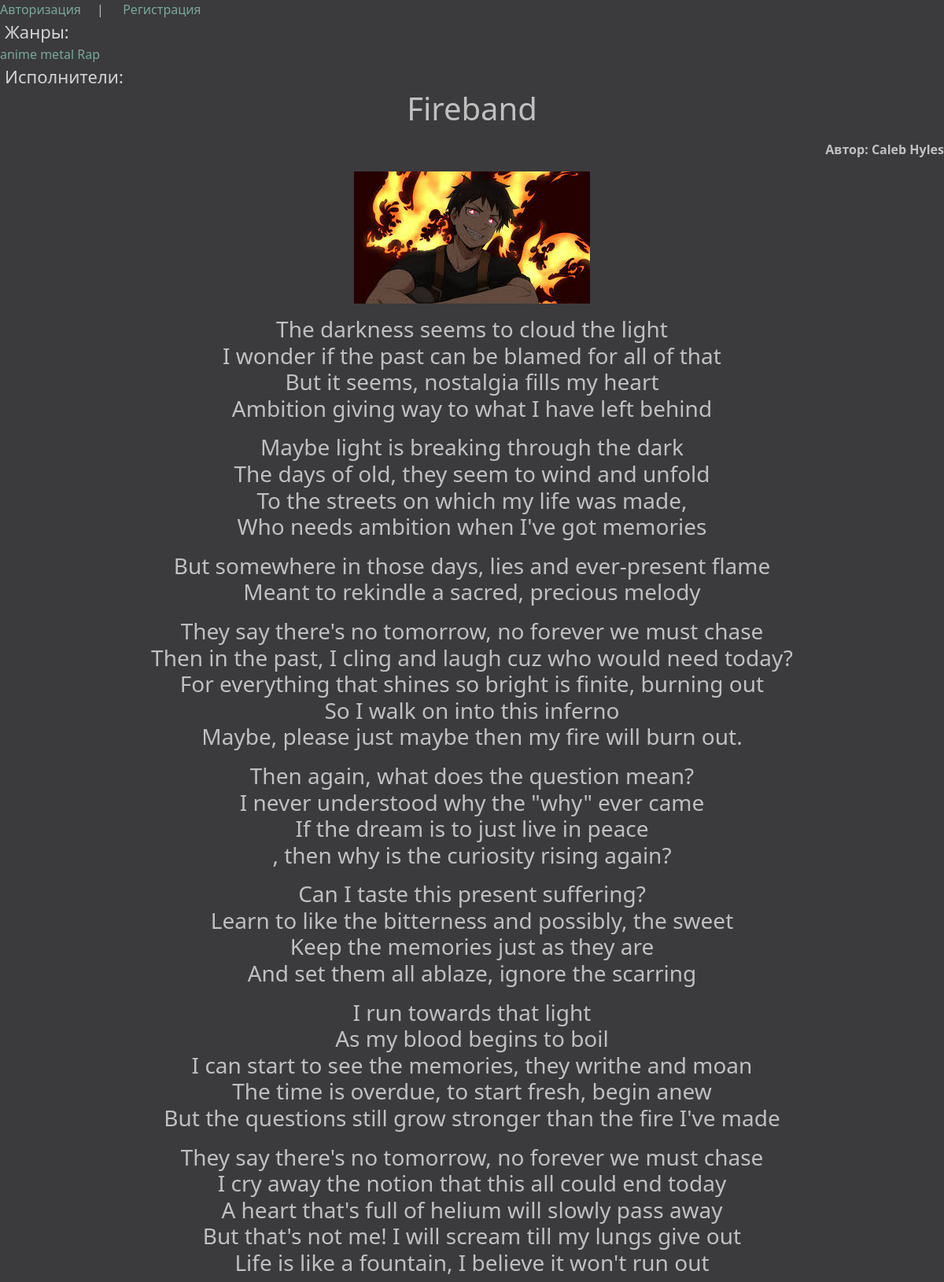
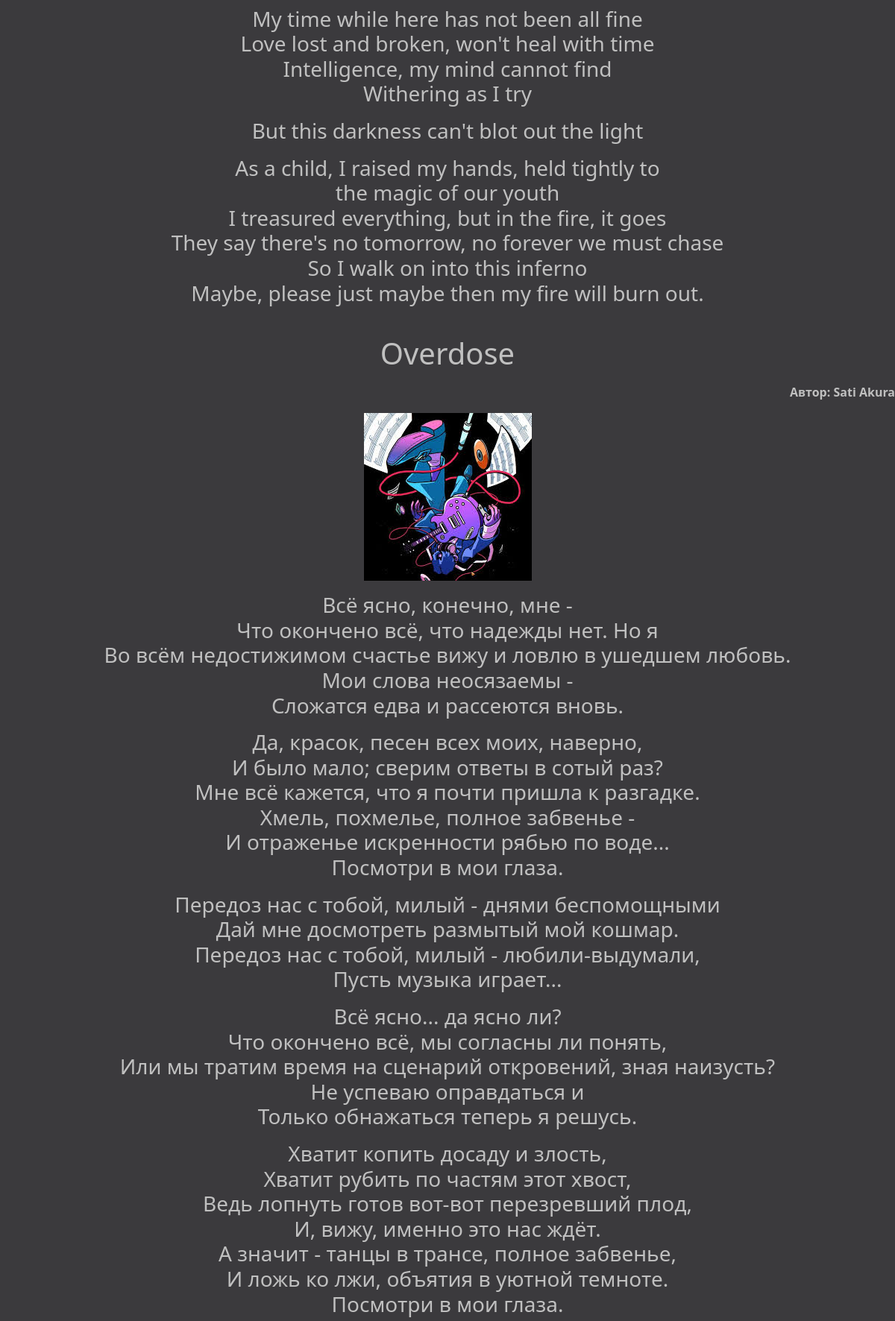
The app's page /songs/authors/ (upper part) with its own data (2 pictures, top to bottom).
### funfacts/models.py (models this page shows, shortened)
class Category(models.Model):
	name = models.CharField(max_length = 255, db_index = True)
	slug = models.SlugField(max_length=255, db_index = True, null = True)
	def get_absolute_url(self):
		return reverse('category', kwargs={'cat_slug': self.slug})

class Song(models.Model):
	title = models.CharField(max_length = 255, verbose_name="Название")
	slug = models.SlugField(max_length=255, unique=True, db_index = True, verbose_name = "URL")
	author = models.ForeignKey('Author', on_delete = models.PROTECT, null = True,verbose_name='Автор')
	content = models.TextField(verbose_name="Содержание")
	Image = models.ImageField(upload_to = 'photos/%Y/%m/%d/', verbose_name="Фото")
	Video = models.FileField(upload_to = 'files/', verbose_name = 'файл', blank = True, null = True)
	cat = models.ManyToManyField(Category, related_name='category')

class Author(models.Model):
	name = models.CharField(max_length = 255)
	slug= models.SlugField(max_length=255,db_index = True, unique = True)
	def __str__(self):
		return self.name

### funfacts/views.py (the view)
# urls.py: path('songs/authors/', views.authorPage, name = "authorsPage"),
def authorPage(request):
	songs = Song.objects.all()
	context={'songs':songs, 'title':'SONGS'}
	return render(request, 'funfacts/songs.html', context=context)

### funfacts/templatetags/funfacts_tags.py (called while the page is built)
@register.inclusion_tag('funfacts/list_authors.html')
def show_authors(sort=None, author_selected=0, category_selected=0):
	if not sort:
		authors = Author.objects.all()
		category = Category.objects.all()
	else:
		authors = Author.objects.order_by(sort)
		category = Category.objects.order_by(sort)
	return {"authors":authors, "author_selected":author_selected, "cats":category, "category_selected":category_selected}

### funfacts/templates/funfacts/songs.html (shortened to what this page needs)
{% extends 'funfacts/base.html'%}
{% load static %}
{%block content%}
{%for s in songs%}
<div align="center" class = "song_block" >
	<div class = "song_content">
<h1><p align="center">{{s.title}}</p></h1>
<b><p id='song_author' align="right">Автор: {{s.author}}</p></b>
{%if s.Image%}
<img src = '{{s.Image.url}}' >
{%endif%}
<h3><p id = 'song_content'> {{s.content|linebreaks}}</p></h3></div></div>
<br>
{%endfor%}
{%endblock%}

### funfacts/templates/funfacts/list_authors.html (shortened to what this page needs)
<nav class="side_text">Жанры:</nav>
{%for cat in cats%}
{%if cat.pk == category_selected%}
<a  id = 'aub' href="{{cat.get_absolute_url}}">{{cat.name}} g</a>
{%elif cat.pk <= category_selected|add:2 and cat.pk >= category_selected|add:-2 %}
<a href="{{cat.get_absolute_url}}" class="authors">{{cat.name}}</a>
{%elif category_selected == 0 and cat.pk <= 4 %}
<a href="{{cat.get_absolute_url}}" class="authors">{{cat.name}}</a>
	{%endif%}
{%endfor%}
<nav class="side_text">Исполнители: </nav>

### funfacts/static/funfacts/css/styles.css (style rules this page uses)
body { background: #3B3A3D; color: #C0C0C0; }
a { transition: all 1s; text-decoration: none; color: #7AA899; }
.side_text { font-size: 22px; padding-left: 6px; color: lightgray; }

### records on screen
Category: name "anime"
Category: name "metal"
Category: name "Rap"
Song: title "Fireband", author "Caleb Hyles", Image (picture), content "The darkness seems to cloud the light I wonder if the past can be blamed for all of that But it seems, nostalgia fills my heart Ambition giving way to what I have left behind Maybe light is breaking through the dark The days of old, they seem to wind and unfold To the streets on which my life was made, Who needs ambition when I've got memories But somewhere in those days, lies and ever-present flame Meant to rekindle a sacred, precious melody They say there's no tomorrow, no forever we must chase Then in the past, I cling and laugh cuz who would need today? For everything that shines so bright is finite, burning out So I walk on into this inferno Maybe, please just maybe then my fire will…"
Song: title "Overdose", author "Sati Akura", Image (picture), content "Всё ясно, конечно, мне - Что окончено всё, что надежды нет. Но я Во всём недостижимом счастье вижу и ловлю в ушедшем любовь. Мои слова неосязаемы - Сложатся едва и рассеются вновь. Да, красок, песен всех моих, наверно, И было мало; сверим ответы в сотый раз? Мне всё кажется, что я почти пришла к разгадке. Хмель, похмелье, полное забвенье - И отраженье искренности рябью по воде... Посмотри в мои глаза. Передоз нас с тобой, милый - днями беспомощными Дай мне досмотреть размытый мой кошмар. Передоз нас с тобой, милый - любили-выдумали, Пусть музыка играет... Всё ясно... да ясно ли? Что окончено всё, мы согласны ли понять, Или мы тратим время на сценарий откровений, зная наизусть? Не успеваю…"
